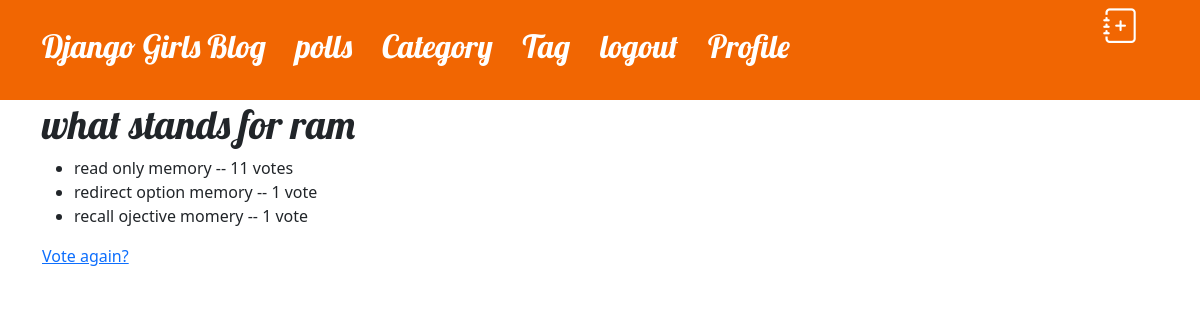
The app's page /polls/2/results/ (signed in) with its own data.
### polls/models.py (models this page shows)
class Question(models.Model):
    question_text = models.CharField(max_length=200)
    pub_date = models.DateTimeField('date published')

class Choice(models.Model):
    question = models.ForeignKey(Question, on_delete=models.CASCADE)
    choice_text = models.CharField(max_length=200)
    votes = models.IntegerField(default=0)

### polls/views.py (the view)
# urls.py: path('<int:pk>/results/', views.ResultsView.as_view(), name='results'),
class ResultsView(generic.DetailView):
    model = Question
    template_name = 'polls/results.html'

### polls/templates/polls/results.html
{%  extends 'polls/base.html' %}
{% block content %}
<h1>{{ question.question_text }}</h1>
<ul>
{% for choice in question.choice_set.all %}
    <li>{{ choice.choice_text }} -- {{ choice.votes }} vote{{ choice.votes|pluralize }}</li>
{% endfor %}
</ul>
<a href="{% url 'polls:detail' question.id %}">Vote again?</a>
{% endblock %}

### blog/static/css/blog.css (style rules this page uses)
* { margin: 0px; padding: 0px; }
h1, h2, h3, h4 { font-family: 'Lobster', cursive; }

### records on screen
Question: question_text "what stands for ram"
Choice: choice_text "read only memory", votes "11"
Choice: choice_text "redirect option memory", votes "1"
Choice: choice_text "recall ojective momery", votes "1"
